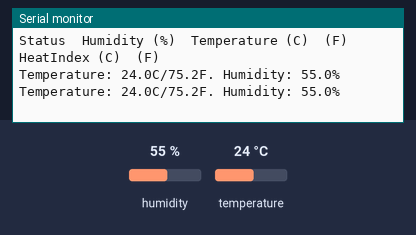
Simulated run of this sketch. Board: Arduino Uno, built with avr-gcc and run on an emulated ATmega328P. Parts: the last lines printed to the serial monitor. Inputs (shaded band) come from the test bench; at power-on: humidity 55 %, temperature 24 °C.

Above: at 6.8 s.
6.9 s: humidity set to 22 %
At 10.5 s:
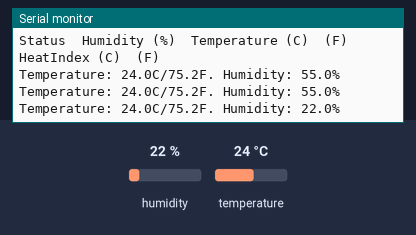
12.3 s: temperature set to 12 °C
At 15.2 s:
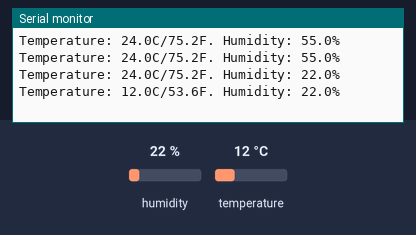
17.7 s: humidity set to 40 %
At 18.7 s:
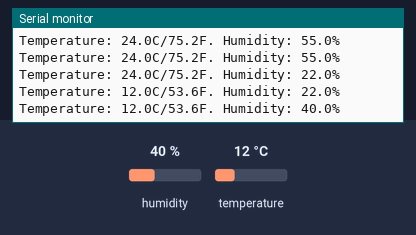
Timing chart, 0 to 20.7 s (numbered marks = the images above; inputs shaded):
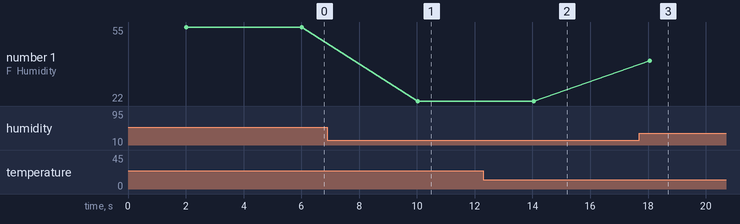

The sketch:

DHT22_print_serial_number.ino
```cpp
#define DHT22_Pin 15
#include "DHTesp.h"
DHTesp dht;
void setup() {
  Serial.begin(115200);
  Serial.println();
  Serial.println("Status\tHumidity (%)\tTemperature (C)\t(F)\tHeatIndex (C)\t(F)");
  dht.setup(DHT22_Pin, DHTesp::DHT22); // Connect DHT sensor to GPIO 15
}
void loop() {
  delay(dht.getMinimumSamplingPeriod());
  float humidity = dht.getHumidity();
  float temperature = dht.getTemperature();
  Serial.print("Temperature: ");
  Serial.print(temperature, 1);
  Serial.print("C/");
  Serial.print(dht.toFahrenheit(temperature), 1);
  Serial.print("F. Humidity: ");
  Serial.print(humidity, 1);
  Serial.print("%\n");
  delay(2000);
}
```

Measured:
- after the input at 6.9 s, the serial monitor: prints a new line after 3.1 s (image 1)
- after the input at 12.3 s, the serial monitor: prints a new line after 1.7 s (image 2)
- after the input at 17.7 s, the serial monitor: prints a new line after 0.36 s (image 3)
- plotted number 1: 55 → 22 after the input at 6.9 s, 22 → 40 after the input at 17.7 s
